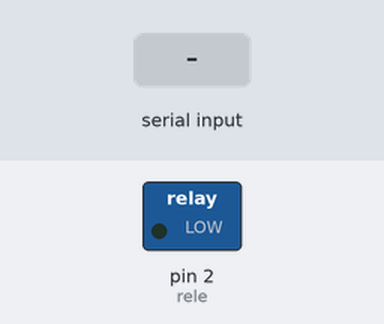
This sketch was run on a simulated Arduino Uno, built with avr-gcc and run on an emulated ATmega328P. On the bench: switched loads named in the sketch (green lamp = pin HIGH). The test bench sets the inputs (shaded band).

Above: at 1.2 s.
1.3 s: "a" received over Serial
At 1.7 s:
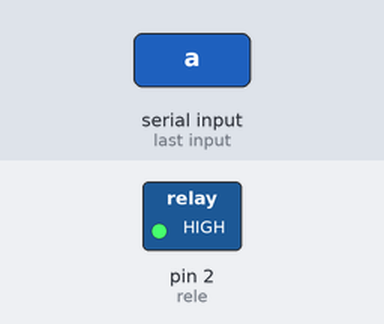
Timing chart, 0 to 4.3 s (numbered marks = the images above; inputs shaded):
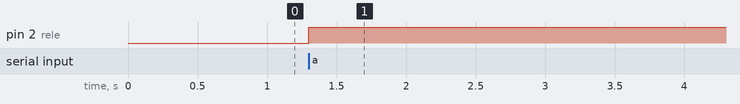

Measured:
- after the input at 1.3 s, pin 2 (rele): LOW → HIGH at once

The sketch:

RELE.INO
```cpp
int rele = 2;
int serialValor = 0;

void setup() {
  pinMode(rele, OUTPUT);
  Serial.begin(9600);
}

void loop() {
  if (Serial.available() > 0 ) {
    serialValor = Serial.read();
    if (serialValor == 97) {
      digitalWrite(rele, !digitalRead(rele));
    }
  }
}
```
